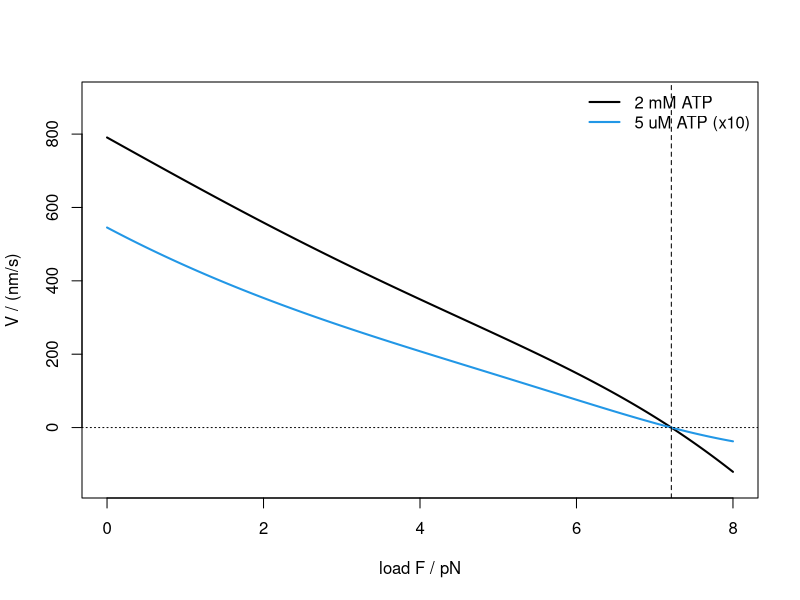

This figure's R source: (Note: this script raises an error after producing the figure.)
# Three-state kinesin model (Formula 27.3.4): force-velocity curves and the Michaelis-Menten parameters (base R).
kT <- 4.1; a <- 8.2                                   # pN nm, nm
kon <- 1.5; koff <- 10; k10 <- 200; k2 <- 200          # 1/(uM s), 1/s
kb0 <- k10 / 800; d0 <- 0.8; d1 <- 1.2; db <- 2.6      # 1/s, nm
velocity <- function(F, atp) {
  u0 <- kon * atp * exp(-d0 * F / kT)
  k1 <- k10 * exp(-d1 * F / kT)
  kb <- kb0 * exp(db * F / kT)
  p1 <- 1 / ((koff + k1 + kb) / u0 + 1 + (k1 + kb) / k2)
  a * p1 * (k1 - kb)
}
F <- seq(0, 8, length.out = 400)
plot(F, velocity(F, 2000), type = "l", lwd = 2, ylim = c(-150, 900),
     xlab = "load F / pN", ylab = "V / (nm/s)")
lines(F, 10 * velocity(F, 5), lwd = 2, col = 4)
abline(h = 0, lty = 3)
Fs <- kT * log(k10 / kb0) / (d1 + db)
abline(v = Fs, lty = 2)
legend("topright", c("2 mM ATP", "5 uM ATP (x10)"), col = c(1, 4), lwd = 2, bty = "n")
# Michaelis-Menten fit at each load recovers Vmax(F) and KM(F)
atp <- 10^seq(0, 4, length.out = 40)
for (Fl in c(1.05, 3.59, 5.63)) {
  v <- velocity(Fl, atp)
  fit <- nls(v ~ Vm * atp / (Km + atp), start = list(Vm = max(v), Km = 50))
  cat(sprintf("F = %.2f pN: Vmax = %.0f nm/s, KM = %.0f uM\n", Fl, coef(fit)["Vm"], coef(fit)["Km"]))
}
cat(sprintf("stall force = %.2f pN\n", Fs))
